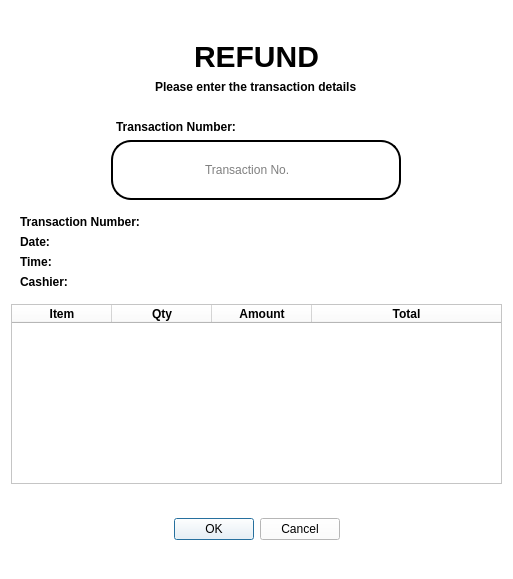
<?xml version="1.0" encoding="UTF-8"?>
<ui version="4.0">
 <class>Dialog</class>
 <widget class="QDialog" name="Dialog">
  <property name="geometry">
   <rect>
    <x>0</x>
    <y>0</y>
    <width>513</width>
    <height>579</height>
   </rect>
  </property>
  <property name="sizePolicy">
   <sizepolicy hsizetype="Expanding" vsizetype="Expanding">
    <horstretch>0</horstretch>
    <verstretch>0</verstretch>
   </sizepolicy>
  </property>
  <property name="windowTitle">
   <string>Dialog</string>
  </property>
  <property name="styleSheet">
   <string notr="true">background-color:white;</string>
  </property>
  <layout class="QVBoxLayout" name="verticalLayout">
   <item>
    <spacer name="verticalSpacer_2">
     <property name="orientation">
      <enum>Qt::Orientation::Vertical</enum>
     </property>
     <property name="sizeHint" stdset="0">
      <size>
       <width>20</width>
       <height>40</height>
      </size>
     </property>
    </spacer>
   </item>
   <item alignment="Qt::AlignmentFlag::AlignHCenter">
    <widget class="QLabel" name="label">
     <property name="styleSheet">
      <string notr="true">color:black;
font-size:30px;
font-weight:bold;</string>
     </property>
     <property name="text">
      <string>REFUND</string>
     </property>
    </widget>
   </item>
   <item alignment="Qt::AlignmentFlag::AlignHCenter">
    <widget class="QLabel" name="label_2">
     <property name="styleSheet">
      <string notr="true">color:black;
font-weight:bold;</string>
     </property>
     <property name="text">
      <string>Please enter the transaction details</string>
     </property>
    </widget>
   </item>
   <item alignment="Qt::AlignmentFlag::AlignHCenter">
    <widget class="QLabel" name="label_3">
     <property name="styleSheet">
      <string notr="true">color:black;
margin-right:160px;
margin-top:20px;
font-weight:bold;</string>
     </property>
     <property name="text">
      <string>Transaction Number:</string>
     </property>
    </widget>
   </item>
   <item alignment="Qt::AlignmentFlag::AlignHCenter">
    <widget class="QLineEdit" name="lineEdit">
     <property name="styleSheet">
      <string notr="true">padding-left:90px;
padding-right:90px;
padding-top:20px;
padding-bottom:20px;
background-color:white;
color:black;
 border: 2px solid black;
 border-radius: 20px;</string>
     </property>
     <property name="text">
      <string/>
     </property>
     <property name="placeholderText">
      <string>Transaction No.</string>
     </property>
     <property name="clearButtonEnabled">
      <bool>true</bool>
     </property>
    </widget>
   </item>
   <item>
    <widget class="QWidget" name="widget" native="true">
     <layout class="QGridLayout" name="gridLayout">
      <item row="0" column="1">
       <widget class="QLabel" name="label_4">
        <property name="styleSheet">
         <string notr="true">color:black;
font-weight:bold;</string>
        </property>
        <property name="text">
         <string/>
        </property>
       </widget>
      </item>
      <item row="0" column="0">
       <widget class="QLabel" name="label_6">
        <property name="styleSheet">
         <string notr="true">color:black;
font-weight:bold;</string>
        </property>
        <property name="text">
         <string>Transaction Number:</string>
        </property>
       </widget>
      </item>
      <item row="1" column="0">
       <widget class="QLabel" name="label_9">
        <property name="styleSheet">
         <string notr="true">color:black;
font-weight:bold;</string>
        </property>
        <property name="text">
         <string>Date:</string>
        </property>
       </widget>
      </item>
      <item row="2" column="0">
       <widget class="QLabel" name="label_8">
        <property name="styleSheet">
         <string notr="true">color:black;
font-weight:bold;</string>
        </property>
        <property name="text">
         <string>Time:</string>
        </property>
       </widget>
      </item>
      <item row="1" column="1">
       <widget class="QLabel" name="label_7">
        <property name="styleSheet">
         <string notr="true">color:black;
font-weight:bold;</string>
        </property>
        <property name="text">
         <string/>
        </property>
       </widget>
      </item>
      <item row="3" column="0">
       <widget class="QLabel" name="label_10">
        <property name="styleSheet">
         <string notr="true">color:black;
font-weight:bold;</string>
        </property>
        <property name="text">
         <string>Cashier:</string>
        </property>
       </widget>
      </item>
      <item row="2" column="1">
       <widget class="QLabel" name="label_11">
        <property name="styleSheet">
         <string notr="true">color:black;
font-weight:bold;</string>
        </property>
        <property name="text">
         <string/>
        </property>
       </widget>
      </item>
      <item row="3" column="1">
       <widget class="QLabel" name="label_12">
        <property name="styleSheet">
         <string notr="true">color:black;
font-weight:bold;</string>
        </property>
        <property name="text">
         <string/>
        </property>
       </widget>
      </item>
     </layout>
    </widget>
   </item>
   <item>
    <widget class="QTableWidget" name="tableWidget">
     <property name="styleSheet">
      <string notr="true">color:black;
font-weight:bold;</string>
     </property>
     <attribute name="horizontalHeaderStretchLastSection">
      <bool>true</bool>
     </attribute>
     <column>
      <property name="text">
       <string>Item</string>
      </property>
     </column>
     <column>
      <property name="text">
       <string>Qty</string>
      </property>
     </column>
     <column>
      <property name="text">
       <string>Amount</string>
      </property>
     </column>
     <column>
      <property name="text">
       <string>Total</string>
      </property>
     </column>
    </widget>
   </item>
   <item>
    <spacer name="verticalSpacer_3">
     <property name="orientation">
      <enum>Qt::Orientation::Vertical</enum>
     </property>
     <property name="sizeHint" stdset="0">
      <size>
       <width>20</width>
       <height>40</height>
      </size>
     </property>
    </spacer>
   </item>
   <item>
    <widget class="QDialogButtonBox" name="buttonBox">
     <property name="sizePolicy">
      <sizepolicy hsizetype="Expanding" vsizetype="Expanding">
       <horstretch>0</horstretch>
       <verstretch>0</verstretch>
      </sizepolicy>
     </property>
     <property name="cursor">
      <cursorShape>PointingHandCursor</cursorShape>
     </property>
     <property name="styleSheet">
      <string notr="true">color:black;
</string>
     </property>
     <property name="orientation">
      <enum>Qt::Orientation::Horizontal</enum>
     </property>
     <property name="standardButtons">
      <set>QDialogButtonBox::StandardButton::Cancel|QDialogButtonBox::StandardButton::Ok</set>
     </property>
     <property name="centerButtons">
      <bool>true</bool>
     </property>
    </widget>
   </item>
   <item>
    <spacer name="verticalSpacer">
     <property name="orientation">
      <enum>Qt::Orientation::Vertical</enum>
     </property>
     <property name="sizeHint" stdset="0">
      <size>
       <width>20</width>
       <height>40</height>
      </size>
     </property>
    </spacer>
   </item>
  </layout>
 </widget>
 <resources/>
 <connections>
  <connection>
   <sender>buttonBox</sender>
   <signal>accepted()</signal>
   <receiver>Dialog</receiver>
   <slot>accept()</slot>
   <hints>
    <hint type="sourcelabel">
     <x>248</x>
     <y>254</y>
    </hint>
    <hint type="destinationlabel">
     <x>157</x>
     <y>274</y>
    </hint>
   </hints>
  </connection>
  <connection>
   <sender>buttonBox</sender>
   <signal>rejected()</signal>
   <receiver>Dialog</receiver>
   <slot>reject()</slot>
   <hints>
    <hint type="sourcelabel">
     <x>316</x>
     <y>260</y>
    </hint>
    <hint type="destinationlabel">
     <x>286</x>
     <y>274</y>
    </hint>
   </hints>
  </connection>
 </connections>
</ui>
